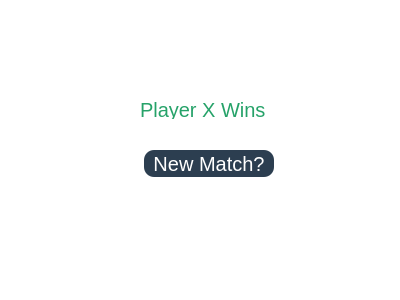
<?xml version="1.0" encoding="UTF-8"?>
<ui version="4.0">
 <class>Dialog</class>
 <widget class="QDialog" name="Dialog">
  <property name="geometry">
   <rect>
    <x>0</x>
    <y>0</y>
    <width>400</width>
    <height>300</height>
   </rect>
  </property>
  <property name="windowTitle">
   <string>Dialog</string>
  </property>
  <property name="styleSheet">
   <string notr="true">background-color: rgb(255, 255, 255);</string>
  </property>
  <widget class="QLabel" name="label_edit">
   <property name="geometry">
    <rect>
     <x>140</x>
     <y>100</y>
     <width>150</width>
     <height>19</height>
    </rect>
   </property>
   <property name="styleSheet">
    <string notr="true">background-color: rgb(255, 255, 255);
font: 25 11pt &quot;URW Bookman&quot;;
font-size: 20px;
color: rgb(38, 162, 105);</string>
   </property>
   <property name="text">
    <string>Player X Wins</string>
   </property>
  </widget>
  <widget class="QPushButton" name="pushButton_newMatch">
   <property name="geometry">
    <rect>
     <x>144</x>
     <y>150</y>
     <width>130</width>
     <height>27</height>
    </rect>
   </property>
   <property name="styleSheet">
    <string notr="true">QPushButton {
        background-color: #2c3e50;
        color: white;
        border: none;
        border-radius: 10px;
        font-size: 20px;
    }
    QPushButton:hover {
        background-color: red;
    }
    QPushButton:pressed {
        background-color: red;
    }
    QPushButton:disabled {
        background-color: #7f8c8d;
        color: #bdc3c7;
    }</string>
   </property>
   <property name="text">
    <string>New Match?</string>
   </property>
  </widget>
  <widget class="QPushButton" name="closeApp">
   <property name="geometry">
    <rect>
     <x>362</x>
     <y>3</y>
     <width>40</width>
     <height>30</height>
    </rect>
   </property>
   <property name="styleSheet">
    <string notr="true">border:None;
background-color: rgb(255, 255, 255);</string>
   </property>
   <property name="text">
    <string/>
   </property>
   <property name="iconSize">
    <size>
     <width>40</width>
     <height>40</height>
    </size>
   </property>
  </widget>
 </widget>
 <resources>
  <include location="../images/resource.qrc"/>
 </resources>
 <connections/>
</ui>
